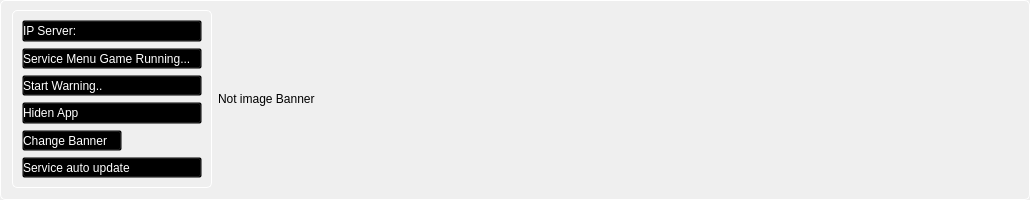
               <widget class="QFrame" name="frame_8">
                <property name="minimumSize">
                 <size>
                  <width>0</width>
                  <height>180</height>
                 </size>
                </property>
                <property name="maximumSize">
                 <size>
                  <width>16777215</width>
                  <height>200</height>
                 </size>
                </property>
                <property name="styleSheet">
                 <string notr="true">QFrame {                           border: 1px solid #ccc;
                               border-radius: 5px;
                                border-style: solid;
                                border-color: #ffffff;}
</string>
                </property>
                <property name="frameShape">
                 <enum>QFrame::StyledPanel</enum>
                </property>
                <property name="frameShadow">
                 <enum>QFrame::Raised</enum>
                </property>
                <layout class="QHBoxLayout" name="horizontalLayout_15">
                 <property name="topMargin">
                  <number>9</number>
                 </property>
                 <item alignment="Qt::AlignTop">
                  <widget class="QFrame" name="frame_7">
                   <property name="minimumSize">
                    <size>
                     <width>200</width>
                     <height>150</height>
                    </size>
                   </property>
                   <property name="maximumSize">
                    <size>
                     <width>100</width>
                     <height>200</height>
                    </size>
                   </property>
                   <property name="frameShape">
                    <enum>QFrame::StyledPanel</enum>
                   </property>
                   <property name="frameShadow">
                    <enum>QFrame::Raised</enum>
                   </property>
                   <layout class="QVBoxLayout" name="verticalLayout_6">
                    <item>
                     <widget class="QPushButton" name="labelipserver">
                      <property name="styleSheet">
                       <string notr="true">QPushButton
{
text-align: left;
color: rgb(255, 255, 255);
background:transparent;
}

</string>
                      </property>
                      <property name="text">
                       <string>IP Server: </string>
                      </property>
                      <property name="icon">
                       <iconset>
                        <normaloff>icons/done.png</normaloff>icons/done.png</iconset>
                      </property>
                     </widget>
                    </item>
                    <item>
                     <widget class="QPushButton" name="btnstartservice">
                      <property name="styleSheet">
                       <string notr="true">QPushButton
{
text-align: left;
color: rgb(255, 255, 255);
background:transparent;
}
QPushButton:hover
{
	background-color: rgba(0, 172, 252, 50);
}
QPushButton:pressed
{  
	background-color: rgba(0, 120, 252, 150);
    border-style: inset;
    border-width: 2px;

}
</string>
                      </property>
                      <property name="text">
                       <string>Service Menu Game Running...</string>
                      </property>
                      <property name="icon">
                       <iconset>
                        <normaloff>icons/done.png</normaloff>icons/done.png</iconset>
                      </property>
                     </widget>
                    </item>
                    <item>
                     <widget class="QPushButton" name="btnhide_2">
                      <property name="styleSheet">
                       <string notr="true">QPushButton
{
text-align: left;
color: rgb(255, 255, 255);
background:transparent;
}
QPushButton:hover
{
	background-color: rgba(0, 172, 252, 50);
}
QPushButton:pressed
{  
	background-color: rgba(0, 120, 252, 150);
    border-style: inset;
    border-width: 2px;

}
</string>
                      </property>
                      <property name="text">
                       <string>Start Warning..</string>
                      </property>
                      <property name="icon">
                       <iconset>
                        <normaloff>icons/done.png</normaloff>icons/done.png</iconset>
                      </property>
                     </widget>
                    </item>
                    <item>
                     <widget class="QPushButton" name="btnhide">
                      <property name="styleSheet">
                       <string notr="true">QPushButton
{
text-align: left;
color: rgb(255, 255, 255);
background:transparent;
}
QPushButton:hover
{
	background-color: rgba(0, 172, 252, 50);
}
QPushButton:pressed
{  
	background-color: rgba(0, 120, 252, 150);
    border-style: inset;
    border-width: 2px;

}
</string>
                      </property>
                      <property name="text">
                       <string>Hiden App</string>
                      </property>
                      <property name="icon">
                       <iconset>
                        <normaloff>icons/done.png</normaloff>icons/done.png</iconset>
                      </property>
                     </widget>
                    </item>
                    <item>
                     <widget class="QPushButton" name="Btnimage">
                      <property name="maximumSize">
                       <size>
                        <width>100</width>
                        <height>16777215</height>
                       </size>
                      </property>
                      <property name="styleSheet">
                       <string notr="true">QPushButton
{
text-align: left;
color: rgb(255, 255, 255);
background:transparent;
}
QPushButton:hover
{
	background-color: rgba(0, 172, 252, 50);
}
QPushButton:pressed
{  
	background-color: rgba(0, 120, 252, 150);
    border-style: inset;
    border-width: 2px;

}
</string>
                      </property>
                      <property name="text">
                       <string>Change Banner</string>
                      </property>
                      <property name="icon">
                       <iconset>
                        <normaloff>icons/done.png</normaloff>icons/done.png</iconset>
                      </property>
                     </widget>
                    </item>
                    <item>
                     <widget class="QPushButton" name="Btnautoupdate">
                      <property name="styleSheet">
                       <string notr="true">QPushButton
{
text-align: left;
color: rgb(255, 255, 255);
background:transparent;
}
QPushButton:hover
{
	background-color: rgba(0, 172, 252, 50);
}
QPushButton:pressed
{  
	background-color: rgba(0, 120, 252, 150);
    border-style: inset;
    border-width: 2px;

}
</string>
                      </property>
                      <property name="text">
                       <string>Service auto update</string>
                      </property>
                      <property name="icon">
                       <iconset>
                        <normaloff>icons/done.png</normaloff>icons/done.png</iconset>
                      </property>
                     </widget>
                    </item>
                    <item>
                     <spacer name="verticalSpacer_6">
                      <property name="orientation">
                       <enum>Qt::Vertical</enum>
                      </property>
                      <property name="sizeHint" stdset="0">
                       <size>
                        <width>20</width>
                        <height>40</height>
                       </size>
                      </property>
                     </spacer>
                    </item>
                   </layout>
                  </widget>
                 </item>
                 <item>
                  <widget class="QLabel" name="lbimage">
                   <property name="minimumSize">
                    <size>
                     <width>800</width>
                     <height>50</height>
                    </size>
                   </property>
                   <property name="styleSheet">
                    <string notr="true">border: 0;
qproperty-alignment: AlignCenter;</string>
                   </property>
                   <property name="text">
                    <string>Not image Banner</string>
                   </property>
                  </widget>
                 </item>
                </layout>
               </widget>
